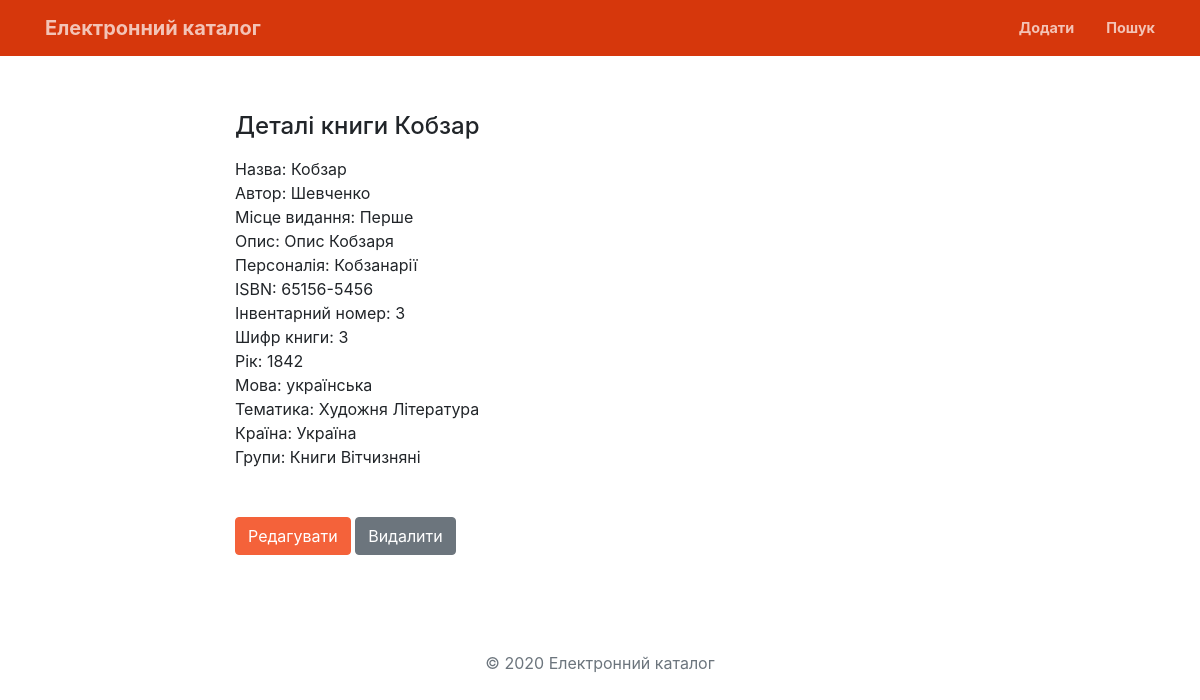
Page /about/1/ on the committed database.
### lgaapp/models.py (models this page shows, shortened)
class Book(models.Model):
	name = models.CharField(max_length=2000, db_index=True, verbose_name="Назва", default=None, blank=True)
	author = models.CharField(max_length=2000, verbose_name="Автор", default=None, blank=True)
	publication = models.CharField(max_length=200, db_index=True, verbose_name="Місце видання", default=None, blank=True)
	description = models.TextField(verbose_name="Опис", blank=True)
	series = models.CharField(max_length=200, db_index=True, verbose_name="Серія", blank=True)
	personality = models.CharField(max_length=200, db_index=True, verbose_name="Персоналії", default=None, blank=True)
	additional = models.CharField(max_length=200, db_index=True, verbose_name="Додатково", default=None, blank=True)
	isbn = models.CharField(max_length=20, verbose_name="ISBN", default=None, blank=True)
	inventory_number = models.CharField(max_length=200, verbose_name="Інвентарний номер", default=None, blank=True)
	cipher = models.CharField(max_length=200, verbose_name="Шифр книги", default=None, blank=True)
	year = models.CharField(max_length=200, verbose_name="Рік видання", default=None, blank=True)
	place = models.ForeignKey(Place, max_length=200, verbose_name="Місцезнаходження", default=None,on_delete=models.CASCADE, null=True, blank=True)
	language = models.CharField(max_length=200, db_index=True, verbose_name="Мова",default=None, blank=True)
	country = models.CharField(max_length=200, db_index=True, verbose_name="Країна", default=None, blank=True)
	subject = models.ForeignKey(Subject, max_length=200, verbose_name="Тематика", default=None, on_delete=models.CASCADE, null=True, blank=True)
	art = models.ForeignKey(Art, max_length=200, verbose_name="Мистецтво", default=None, on_delete=models.CASCADE, null=True, blank=True)
	group = models.ForeignKey(Group, max_length=200, verbose_name="Групи", default=None, on_delete=models.CASCADE, null=True, blank=True)
	slug = models.SlugField(max_length=2000, db_index=True, blank=True)
	class Meta:
		ordering = ['name']
		verbose_name = 'Книга'
		verbose_name_plural = 'Книги'

class Subject(models.Model):
	name = models.CharField(max_length=200, db_index=True, unique=True)
	slug = models.SlugField(max_length=200, db_index=True, unique=True)
	class Meta:
		ordering = ['name']
		verbose_name = 'Тематика'
		verbose_name_plural = 'Тематики'
	def __str__(self):
		return self.name

class Group(models.Model):
	name = models.CharField(max_length=200, db_index=True, unique=True)
	slug = models.SlugField(max_length=200, db_index=True, unique=True)
	class Meta:
		ordering = ['name']
		verbose_name = 'Група'
		verbose_name_plural = 'Групи'
	def __str__(self):
		return self.name

### lgaapp/views.py (the view)
# urls.py: url(r'^about/(?P<pk>(.*?)+)/$', views.book_view, name='about-book'),
def book_view(request, pk):
	books = Book.objects.filter(pk=pk)
	return render(request, 'about/book.html', {'books': books})

### lgaapp/templates/about/book.html (shortened to what this page needs)
{% load static %}
<!doctype html>
<html lang="uk">
<head>
    {% for book in books %}
        <link rel="stylesheet" href="{% static 'css/style.css' %}">
        </head>
        <body onload='beautify()'>
        <nav class="navbar navbar-expand-lg navbar-light fixed-top py-3" id="mainNav">
            <div class="container">
                <a class="navbar-brand js-scroll-trigger" href="/">Електронний каталог</a>
                <ul class="navbar-nav ml-auto my-2 my-lg-0">
                    <li class="nav-item">
                        <a class="nav-link js-scroll-trigger" href="{% url 'add-book' %}">Додати</a>
                    </li>
                    <li class="nav-item">
                        <a class="nav-link js-scroll-trigger" href="/search">Пошук</a>
                    </li>
                </ul>
            </div>
        </nav>
        <header>
            <div class="container h-100">
                <div class="row justify-content-md-center">
                    <div class="col-md-8 order-md-4">
                        <h4 class="mb-3">Деталі книги {{ book.name }}</h4>
                        <div id="name">
                            <div class="value">Назва:</div>
                            <div class="key">{{ book.name }}</div>
                        </div>
                        <div id="author">
                            <div class="value">Автор:</div>
                            <div class="key">{{ book.author }}</div>
                        </div>
                        <div id="publication">
                            <div class="value">Місце видання:</div>
                            <div class="key">{{ book.publication }}</div>
                        </div>
                        <div id="description">
                            <div class="value">Опис:</div>
                            <div class="key">{{ book.description }}</div>
                        </div>
                        <div id="personality">
                            <div class="value">Персоналія:</div>
                            <div class="key">{{ book.personality }}</div>
                        </div>
                        <div id="isbn">
                            <div class="value">ISBN:</div>
                            <div class="key">{{ book.isbn }}</div>
                        </div>
                        <div id="inventory_number">
                            <div class="value">Інвентарний номер:</div>
                            <div class="key">{{ book.inventory_number }}</div>
                        </div>
                        <div id="cipher">
                            <div class="value">Шифр книги:</div>
                            <div class="key">{{ book.cipher }}</div>
                        </div>
                        <div id="year">
                            <div class="value">Рік:</div>
                            <div class="key">{{ book.year }}</div>
                        </div>
                        <div id="language">
                            <div class="value">Мова:</div>
                            <div class="key">{{ book.language }}</div>
                        </div>
                        <div id="subject">
                            <div class="value">Тематика:</div>
                            <div class="key">{{ book.subject }}</div>
                        </div>
                        <div id="country">
                            <div class="value">Країна:</div>
                            <div class="key">{{ book.country }}</div>
                        </div>
                        <div id="group">
                            <div class="value">Групи:</div>
                            <div class="key">{{ book.group }}</div>
                        </div>
                        <br><br>
                        <a href="/about/{{ book.pk }}/edit" class="btn btn-primary">Редагувати</a>
                        <button onclick="confirmDelete()" class="btn btn-secondary">Видалити</button>
                    </div>
                </div>
            </div>
        </header>
        <footer class="my-5 pt-5 text-muted text-center text-small">
            <p class="mb-1">&copy; 2020 Електронний каталог</p>
        </footer>
    {% endfor %}
    </body>
</html>

### rows in the picture
Book: name "Кобзар", author "Шевченко", publication "Перше", description "Опис Кобзаря", personality "Кобзанарії", isbn "65156-5456", inventory_number "3", cipher "3", year "1842", language "українська", subject "Художня Література", country "Україна", group "Книги Вітчизняні"
